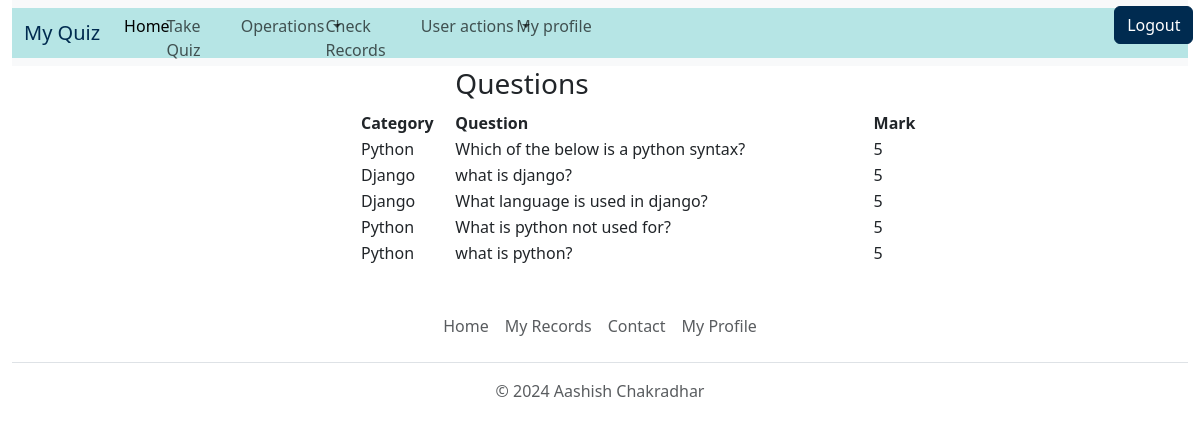
The app's page /view-question (signed in) with its own data.
### quiz/models.py (models this page shows, shortened)
class BaseModel(models.Model):
    uid=models.UUIDField(primary_key=True,default=uuid.uuid4,editable=False)
    created_at=models.DateField(auto_now_add=True)
    updated_at=models.DateField(auto_now=True)
    class Meta:
        abstract=True

class Question(BaseModel):
    category = models.ForeignKey(Category, related_name='category', on_delete=models.CASCADE)
    question=models.CharField(max_length=100)
    marks=models.IntegerField(default=5)

class Category(BaseModel):
    category_name = models.CharField(max_length=15, default='Uncatogarized')
    def __str__(self):
        return self.category_name

### quiz/views.py (the view)
# urls.py: path('view-question',views.view_question,name='view_question'),
def view_question(request):
    if request.user.is_anonymous:
        return redirect("/login")
    else:
        if request.user.is_superuser:
            try:
                all_question = Question.objects.all()
                context = {'questions': all_question}
                return render(request, 'view_question.html', context)
            except Exception as e:
                messages.error(request, str(e))
            return render(request, 'index.html')
        else:
            messages.error(request, "View Fail: User is not a superuser")
            return render(request,"permission.html")

### templates/view_question.html (shortened to what this page needs)
{% extends "base.html" %}
{% block body %}
    <div style="width:50%; text-align: left; margin-left:30%;">
        <table>
            <tr>
                <th></th>
                <th>
                    <h3>Questions</h3>
                </th>
                <th></th>
            </tr>
            <tr>
                <th style="width:100px">
                    Category
                </th>
                <th style="width:500px">
                    Question
                </th>
                <th style="width:100px">
                    Mark
                </th>
            </tr>
            {% for question in questions %}
                <tr>
                    <td>
                        {{question.category}}
                    </td>
                    <td>
                        {{question.question}}
                    </td>
                    <td>
                        {{question.marks}}
                    </td>
                </tr>
            {% endfor %}
        </table>
    </div>
{% endblock body %}

### records on screen
Question: category "Python", question "Which of the below is a python syntax?", marks "5"
Question: category "Django", question "what is django?", marks "5"
Question: category "Django", question "What language is used in django?", marks "5"
Question: category "Python", question "What is python not used for?", marks "5"
Question: category "Python", question "what is python?", marks "5"
